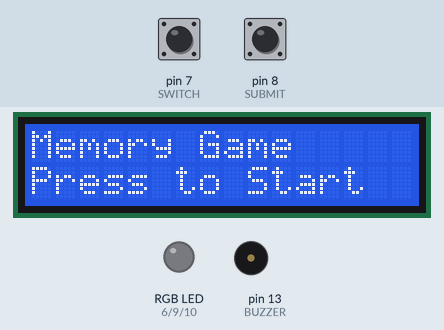
The sketch below on a simulated Arduino Uno, built with avr-gcc and run on an emulated ATmega328P. Shown: 16×2 character LCD, an RGB LED mixed from three pins (HIGH = lit), buzzer (waves = sounding, pin HIGH). Dashed ring = blinking. Inputs (shaded band) come from the test bench; at power-on: pin 7 (SWITCH) HIGH, pin 8 (SUBMIT) HIGH. Dim RGB values are drawn brighter than linear; random numbers use the default seed unless the sketch sets one; what the sketch prints to the serial monitor is not drawn.

Above: at 1.2 s.
1.3 s: pin 7 (SWITCH) pulled LOW for 0.3 s
At 7.3 s:
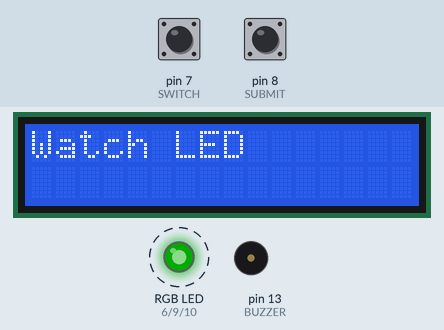
7.6 s: pin 8 (SUBMIT) pulled LOW for 3.2 s
At 11.9 s:
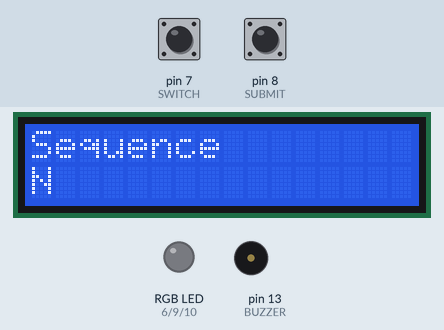
12.3 s: pin 8 (SUBMIT) pulled LOW for 0.3 s
At 18.8 s:
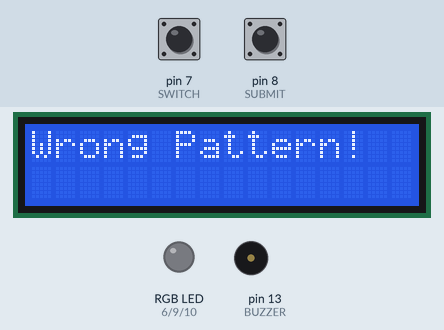
Timing chart, 0 to 20.3 s (numbered marks = the images above; inputs shaded):
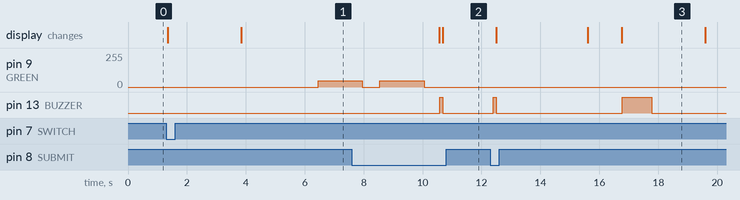

Measured:
- after the input at 1.3 s, pin 9 (GREEN): 0/255 → 48/255 after 5.2 s; the display: first changes after 0.05 s (image 1 shows a later state)
- after the input at 7.6 s, pin 13 (BUZZER): LOW → HIGH after 3.0 s, → LOW 0.10 s later
- after the input at 12.3 s, pin 13 (BUZZER): LOW → HIGH after 0.10 s, → LOW 0.10 s later, → HIGH 4.3 s later, → LOW 1.0 s later; the display: first changes after 0.21 s (image 3 shows a later state)

The sketch:

MemoryGame.ino
```cpp
#include <LiquidCrystal.h>

LiquidCrystal lcd(12, 11, 5, 4, 3, 2);

#define RED 6
#define GREEN 9
#define BLUE 10
#define SWITCH 7
#define SUBMIT 8
#define BUZZER 13

/*
 * Pins on Arduino:
 * 2 = Occupied, LCD
 * 3 = Occupied, LCD
 * 4 = Occupied, LCD
 * 5 = Occupied, LCD
 * 6 = Occupied, RGB LED (RED)
 * 9 = Occupied, RGB LED (GREEN)
 * 10 = Occupied, RGB LED (Blue)
 * 7 = Button Color Switcher
 * 8 = Button Submit
 * 11 = Occupied, LCD
 * 12 = Occupied, LCD
 * 13 = Speaker
 */
/* Game
 * User clicks on button color switcher to change the color
 * of the led after the pattern has been shown.
 * Once they have finished selecting their color they click
 * button submit.
 * Once the user has submitted all of the values required for the pattern the system checks if the pattern is correct.
 * If the pattern is not correct a "You Lose" message is displayed and the values are reset.
 * This program always runs until the power is cut off.
 */
// Define pattern that will hold values RGB
String pattern = "";
// How large the pattern currently is. DEfAULT: 2
int patternSize = 2;
char color = 'N';

void printLCD(String s1);
void printLCD(String s1, String s2);
void flashRGB(byte r, byte g, byte b, int duration);
void setupPattern();
void sout(String str); // System Out print function
void buzz(int d);
void flashLEDWithPattern();
void cycleLED();

void setup()
{
    Serial.begin(9600);
    pinMode(RED, OUTPUT);
    pinMode(BLUE, OUTPUT);
    pinMode(GREEN, OUTPUT);
    pinMode(SWITCH, INPUT_PULLUP);
    pinMode(SUBMIT, INPUT_PULLUP);
    pinMode(BUZZER, OUTPUT);
    lcd.begin(16, 2);
    sout("Pins have been setup");
}

/**
 * Function to test all of the parts.
 */

void testFunctions()
{
    sout("Beginning testFunctions() in 10 seconds.");
    delay(10000);
    sout("Testing... printLCD(1)");
    printLCD("Hello");
    delay(4000);
    sout("Testing... printLCD(2)");
    printLCD("Line 1", "Line 2");
    delay(4000);
    sout("Testing... buzz()");
    buzz(1500);
    delay(4000);
    sout("Testing... flashRGB");
    sout("RED");
    flashRGB(255, 0, 0, 2000);
    delay(2000);
    sout("GREEN");
    flashRGB(0, 255, 0, 2000);
    delay(2000);
    sout("BLUE");
    flashRGB(0, 0, 255, 2000);
    delay(4000);
    sout("Test Buttons (15 Seconds)");
    boolean buttonSwitchPressed = false;
    boolean buttonSubmitPressed = false;
    int attempts = 500;
    printLCD("Press BTN 1");
    while (!buttonSwitchPressed && attempts > 0) {
        if (digitalRead(SWITCH) == LOW) {
            buttonSwitchPressed = true;
        }
        attempts--;
        delay(10);
    }
    attempts = 500;
    delay(500);
    if (buttonSwitchPressed) {
        printLCD("Button One", "Pressed.");
    }
    else {
        printLCD("Button One", "No Data");
    }
    delay(8500);
    printLCD("Press BTN 2");
    while (!buttonSubmitPressed && attempts > 0) {
        if (digitalRead(SUBMIT) == LOW) {
            buttonSubmitPressed = true;
        }
        attempts--;
        delay(10);
    }
    attempts = 500;
    delay(500);
    if (buttonSwitchPressed) {
        printLCD("Button Two", "Pressed.");
    }
    else {
        printLCD("Button Two", "No Data");
    }
    delay(8500);
    printLCD("Testing Patterns");
    delay(1000);
    printLCD("Starting...");
    delay(3000);
    setupPattern();
    printLCD(pattern);
    patternSize++;
    delay(3000);
    setupPattern();
    printLCD(pattern);
    patternSize++;
    delay(3000);
    setupPattern();
    printLCD(pattern);
    patternSize++;
    delay(3000);
    setupPattern();
    printLCD(pattern);
    patternSize++;
    delay(3000);
    setupPattern();
    patternSize = 2;
    printLCD("Restarting...");
    delay(3500);
}

String lastN(String input, int n)
{
     return input.substring(input.length() - n);
}

/**
 * Run this when the program starts.
 */
void mainMenuSequence(int refreshDelay)
{
    while (digitalRead(SWITCH) == HIGH && digitalRead(SUBMIT) == HIGH) {
        printLCD("Memory Game", "Press to Start");
        delay(refreshDelay);
    }
}

void loop()
{
    mainMenuSequence(250);
    printLCD("Starting...");
    delay(2500);
    while (true) {
        printLCD("Watch LED");
        setupPattern();
        delay(2500);
        flashLEDWithPattern();
        printLCD("Input Pattern", "Size: " + (String)patternSize);
        String userPattern = "";
        int presses = 0;
        while (presses != pattern.length()) {
            // While the user hasnt pressed submit
            while (digitalRead(SUBMIT) == HIGH) {
                if (digitalRead(SWITCH) == LOW) {
                    cycleLED();
                }

                delay(100);
            }
            buzz(100);
            userPattern.concat((String)color);
            printLCD("Sequence", (String)userPattern);
            // If the user characters are beginning to go off the screen then make the screen also scroll.
            if(userPattern.length() > 15) {
              printLCD("Sequence", (String)lastN(userPattern, 15));
            }
            delay(200);
            ++presses;
        }
        delay(2900);
        printLCD("Checking...");
        // Check to see if the pattern is correct.
        delay(1150);
        if (userPattern == pattern) {
            printLCD("Sequence", "Correct!");
            delay(3900);
            printLCD("Streak: " + (String)patternSize);
            delay(2400);
        }
        else {
          // The player has input the wrong pattern.
            printLCD("Wrong Pattern!");
            buzz(1000);
            delay(1800);
            printLCD("You Lost!", "Streak: " + (String)patternSize);
            flashRGB(0, 0, 0);
            delay(4400);
            pattern = "";
            userPattern = "";
            patternSize = 2;
            break;
        }
        // Reset the LED.
        flashRGB(0, 0, 0);
        userPattern = "";
        pattern = "";
        ++patternSize;
    }
}

// Cycles through the LED based on the current color.
void cycleLED()
{
  if(color == 'N') {
    flashRGB(48, 0, 0);
    color = 'R';
    return;
  }
    if (color == 'R') {
        flashRGB(0, 48, 0);
        color = 'G';
    }
    else if (color == 'G') {
        flashRGB(0, 0, 48);
        color = 'B';
    }
    else if (color == 'B') {
        flashRGB(48, 0, 0);
        color = 'R';
    }
}
/**
 * Gets the current pattern and flashes the LED.
 * 0.5 Second Delay.
 */
void flashLEDWithPattern()
{
    for (int i = 0; i < pattern.length(); i++) {
        if (pattern[i] == 'R') {
            flashRGB(48, 0, 0, 1500);
        }
        else if (pattern[i] == 'G') {
            flashRGB(0, 48, 0, 1500);
        }
        else if (pattern[i] == 'B') {
            flashRGB(0, 0, 48, 1500);
        }
        delay(500);
    }
}
/**
 * Serial print out function.
 */
void sout(String str)
{
    Serial.println();
    Serial.println(str);
}
/**
 * Print a line out to the LCD.
 * Single line appears on Row 0 only.
 */
void printLCD(String s1)
{
    sout("Printing to LCD");
    lcd.clear();
    lcd.setCursor(0, 0);
    lcd.print(s1);
}

/**
 * Print out 2 lines to the LCD.
 */
void printLCD(String s1, String s2)
{
    sout("Printing to LCD");
    lcd.clear();
    lcd.setCursor(0, 0);
    lcd.print(s1);
    lcd.setCursor(0, 1);
    lcd.print(s2);
}

/**
 * 5V through Speaker.
 */
void buzz(int d)
{
    sout("Using Buzzer");
    delay(20);
    digitalWrite(BUZZER, HIGH);
    delay(d);
    digitalWrite(BUZZER, LOW);
    sout("Finished using buzzer");
}

/**
 * Flash the RGB LED with 3 byte values and a specified time.
 */
void flashRGB(byte r, byte g, byte b, int duration)
{
    sout("Flashing RGB");
    delay(100);
    analogWrite(RED, r);
    analogWrite(GREEN, g);
    analogWrite(BLUE, b);
    delay(duration);
    analogWrite(RED, 0);
    analogWrite(GREEN, 0);
    analogWrite(BLUE, 0);
    sout("Finished flashing RGB");
}
/**
 * Flash the RGB LED with 3 byte values until the values are overwritten.
 */
void flashRGB(byte r, byte g, byte b)
{
    sout("Flashing RGB");
    delay(100);
    analogWrite(RED, 0);
    analogWrite(GREEN, 0);
    analogWrite(BLUE, 0);
    analogWrite(RED, r);
    analogWrite(GREEN, g);
    analogWrite(BLUE, b);
    sout("Finished flashing RGB");
}

/**
 *  Will append to the string pattern "R", "G", or "B" values.
 *  That will be the pattern the user has to enter and the order
 *  in which the rgb led flashes.
 */
void setupPattern()
{
    pattern = "";
    for (int i = 0; i < patternSize; i++) {
        int val = random(3);
        switch (val) {
        case 0:
            pattern.concat("R");
            break;
        case 1:
            pattern.concat("G");
            break;
        case 2:
            pattern.concat("B");
            break;
        }
    }
    sout("Finished setting up pattern");
}
```
